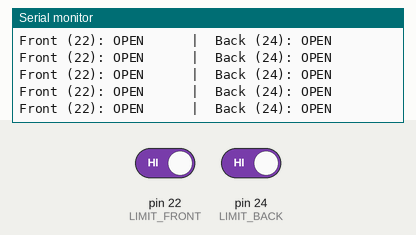
Recording of a sketch running on a simulated Arduino Mega 2560, built with avr-gcc and run on an emulated ATmega2560. Parts: the last lines printed to the serial monitor. The test bench sets the inputs (shaded band); at power-on: pin 22 (LIMIT_FRONT) HIGH, pin 24 (LIMIT_BACK) HIGH.

Above: at 1.2 s.
1.3 s: pin 22 (LIMIT_FRONT) driven LOW
At 1.56 s:
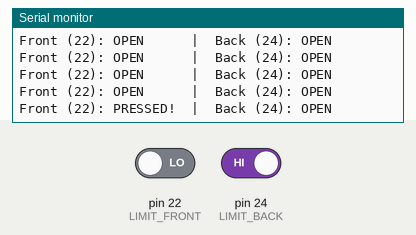
3.3 s: pin 24 (LIMIT_BACK) driven LOW
At 3.56 s:
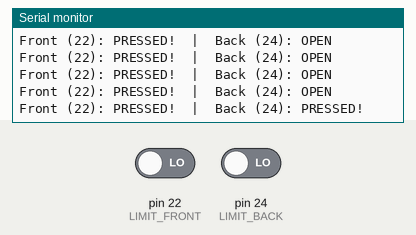
5.3 s: pin 22 (LIMIT_FRONT) driven HIGH
At 5.57 s:
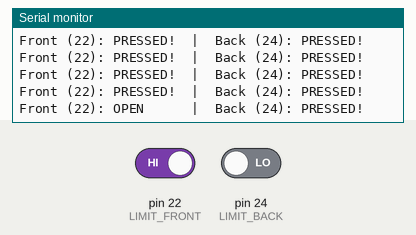

The sketch:

NerfTurret_LimitSwitch_Test.ino
```cpp
#define LIMIT_FRONT 22
#define LIMIT_BACK  24

void setup() {
  Serial.begin(115200);
  pinMode(LIMIT_FRONT, INPUT_PULLUP);
  pinMode(LIMIT_BACK, INPUT_PULLUP);
  Serial.println("Limit Switch Test Started...");
}

void loop() {
  bool frontHit = (digitalRead(LIMIT_FRONT) == LOW);
  bool backHit = (digitalRead(LIMIT_BACK) == LOW);

  Serial.print("Front (22): ");
  Serial.print(frontHit ? "PRESSED!  |  " : "OPEN      |  ");
  Serial.print("Back (24): ");
  Serial.println(backHit ? "PRESSED!" : "OPEN");

  delay(200); // Small delay to make the monitor readable
}
```

Measured:
- after the input at 1.3 s, the serial monitor: prints a new line after 0.10 s (image 1)
- after the input at 3.3 s, the serial monitor: prints a new line after 0.11 s (image 2)
- after the input at 5.3 s, the serial monitor: prints a new line after 0.11 s (image 3)
